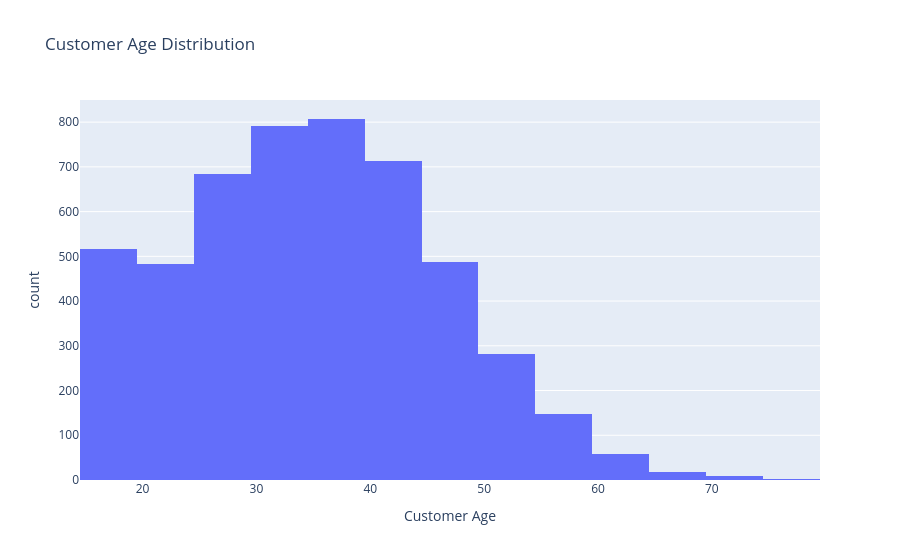

The notebook cell this image was saved under:
### Code cell
# 3.Histogram — Customer Age Distribution

fig = px.histogram(
    df,
    x="Age",
    nbins=20,
    title="Customer Age Distribution",
    labels={
        "Age": "Customer Age"
    }
)

fig.show()

### Figure 1 — Plotly figure (JSON) as saved in the notebook; plotly's stock layout.template omitted (floating-point values rounded to 4 significant figures; data arrays with more than 128 entries replaced by an {"elided": "..."} marker saying what was removed)
{"data": [{"bingroup": "x", "hovertemplate": "Customer Age=%{x}<br>count=%{y}<extra></extra>", "legendgroup": "", "marker": {"color": "#636efa", "pattern": {"shape": ""}}, "name": "", "nbinsx": 20, "orientation": "v", "showlegend": false, "type": "histogram", "x": {"elided": "5000 int values"}, "xaxis": "x", "yaxis": "y"}], "layout": {"barmode": "relative", "legend": {"tracegroupgap": 0}, "title": {"text": "Customer Age Distribution"}, "xaxis": {"anchor": "y", "domain": [0, 1], "title": {"text": "Customer Age"}}, "yaxis": {"anchor": "x", "domain": [0, 1], "title": {"text": "count"}}}}
